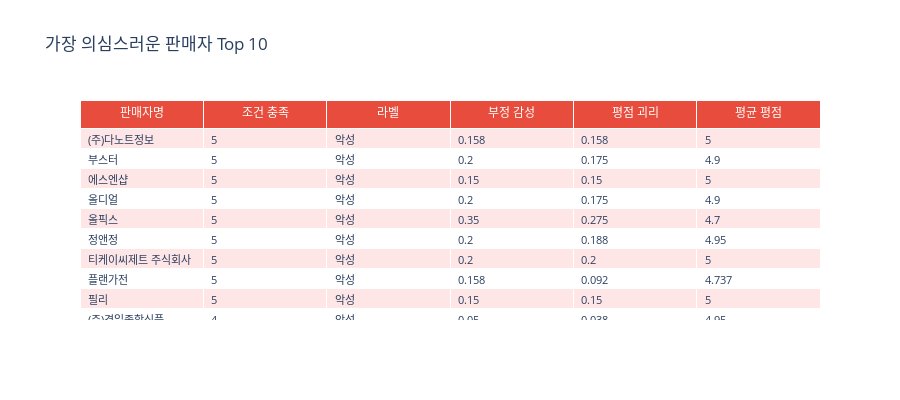
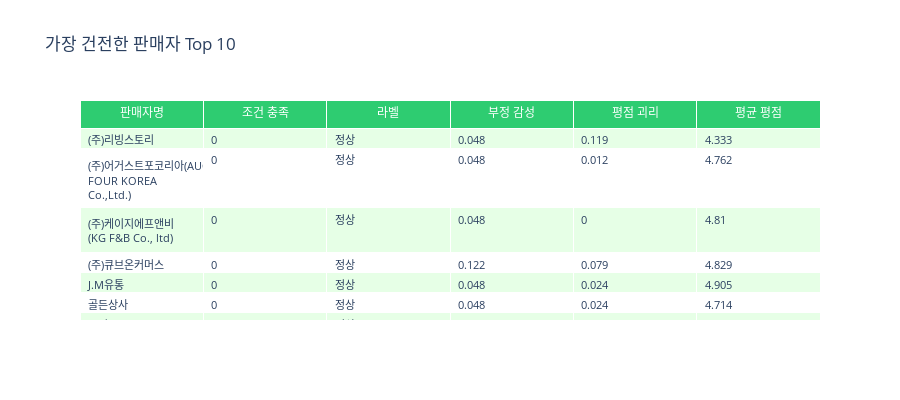

Notebook code cell kept with these figures, in order:
### Markdown cell above
## 🔍 7. 주요 판매자 분석 (인터랙티브 테이블)

### Code cell
print("=" * 70)
print("주요 판매자 분석")
print("=" * 70)

# 가장 의심스러운 판매자
top_suspicious = df.nlargest(10, 'conditions_met_count')[[
    'vendor_name', 'conditions_met_count', 'label_name',
    'negative_sentiment_ratio', 'rating_sentiment_gap', 'avg_rating'
]].round(3)

print("\n=== 가장 의심스러운 판매자 (Top 10) ===")
print(top_suspicious.to_string(index=False))

# 인터랙티브 테이블
fig = go.Figure(data=[go.Table(
    header=dict(
        values=['판매자명', '조건 충족', '라벨', '부정 감성', '평점 괴리', '평균 평점'],
        fill_color='#e74c3c',
        font=dict(color='white', size=12),
        align='center'
    ),
    cells=dict(
        values=[top_suspicious[col] for col in top_suspicious.columns],
        fill_color=[['#ffe6e6' if i % 2 == 0 else 'white' for i in range(len(top_suspicious))]],
        align='left',
        font=dict(size=11)
    )
)])

fig.update_layout(
    title='가장 의심스러운 판매자 Top 10',
    height=400
)

fig.show()

# 가장 건전한 판매자
top_healthy = df.nsmallest(10, 'conditions_met_count')[[
    'vendor_name', 'conditions_met_count', 'label_name',
    'negative_sentiment_ratio', 'rating_sentiment_gap', 'avg_rating'
]].round(3)

print("\n=== 가장 건전한 판매자 (Top 10) ===")
print(top_healthy.to_string(index=False))

fig2 = go.Figure(data=[go.Table(
    header=dict(
        values=['판매자명', '조건 충족', '라벨', '부정 감성', '평점 괴리', '평균 평점'],
        fill_color='#2ecc71',
        font=dict(color='white', size=12),
        align='center'
    ),
    cells=dict(
        values=[top_healthy[col] for col in top_healthy.columns],
        fill_color=[['#e6ffe6' if i % 2 == 0 else 'white' for i in range(len(top_healthy))]],
        align='left',
        font=dict(size=11)
    )
)])

fig2.update_layout(
    title='가장 건전한 판매자 Top 10',
    height=400
)

fig2.show()

### Figure 1 — Plotly figure (JSON) as saved in the notebook; plotly's stock layout.template omitted (floating-point values rounded to 4 significant figures)
{"data": [{"cells": {"align": "left", "fill": {"color": [["#ffe6e6", "white", "#ffe6e6", "white", "#ffe6e6", "white", "#ffe6e6", "white", "#ffe6e6", "white"]]}, "font": {"size": 11}, "values": [["(주)다노트정보", "부스터", "에스엔샵", "올디얼", "올픽스", "정앤정", "티케이씨제트 주식회사", "플랜가전", "필리", "(주)경일종합식품"], [5, 5, 5, 5, 5, 5, 5, 5, 5, 4], ["악성", "악성", "악성", "악성", "악성", "악성", "악성", "악성", "악성", "악성"], [0.158, 0.2, 0.15, 0.2, 0.35, 0.2, 0.2, 0.158, 0.15, 0.05], [0.158, 0.175, 0.15, 0.175, 0.275, 0.188, 0.2, 0.092, 0.15, 0.038], [5, 4.9, 5, 4.9, 4.7, 4.95, 5, 4.737, 5, 4.95]]}, "header": {"align": "center", "fill": {"color": "#e74c3c"}, "font": {"color": "white", "size": 12}, "values": ["판매자명", "조건 충족", "라벨", "부정 감성", "평점 괴리", "평균 평점"]}, "type": "table"}], "layout": {"height": 400, "title": {"text": "가장 의심스러운 판매자 Top 10"}}}

### Figure 2 — Plotly figure (JSON) as saved in the notebook; plotly's stock layout.template omitted (floating-point values rounded to 4 significant figures)
{"data": [{"cells": {"align": "left", "fill": {"color": [["#e6ffe6", "white", "#e6ffe6", "white", "#e6ffe6", "white", "#e6ffe6", "white", "#e6ffe6", "white"]]}, "font": {"size": 11}, "values": [["(주)리빙스토리", "(주)어거스트포코리아(AUGUST FOUR KOREA Co.,Ltd.)", "(주)케이지에프앤비 (KG F&B Co., ltd)", "(주)큐브온커머스", "J.M유통", "골든상사", "그릿", "다베로", "달리와마켓", "도해라"], [0, 0, 0, 0, 0, 0, 0, 0, 0, 0], ["정상", "정상", "정상", "정상", "정상", "정상", "정상", "정상", "정상", "정상"], [0.048, 0.048, 0.048, 0.122, 0.048, 0.048, 0, 0, 0.048, 0], [0.119, 0.012, 0, 0.079, 0.024, 0.024, 0.07, 0.136, 0.024, 0.06], [4.333, 4.762, 4.81, 4.829, 4.905, 4.714, 4.721, 4.455, 4.905, 4.762]]}, "header": {"align": "center", "fill": {"color": "#2ecc71"}, "font": {"color": "white", "size": 12}, "values": ["판매자명", "조건 충족", "라벨", "부정 감성", "평점 괴리", "평균 평점"]}, "type": "table"}], "layout": {"height": 400, "title": {"text": "가장 건전한 판매자 Top 10"}}}
